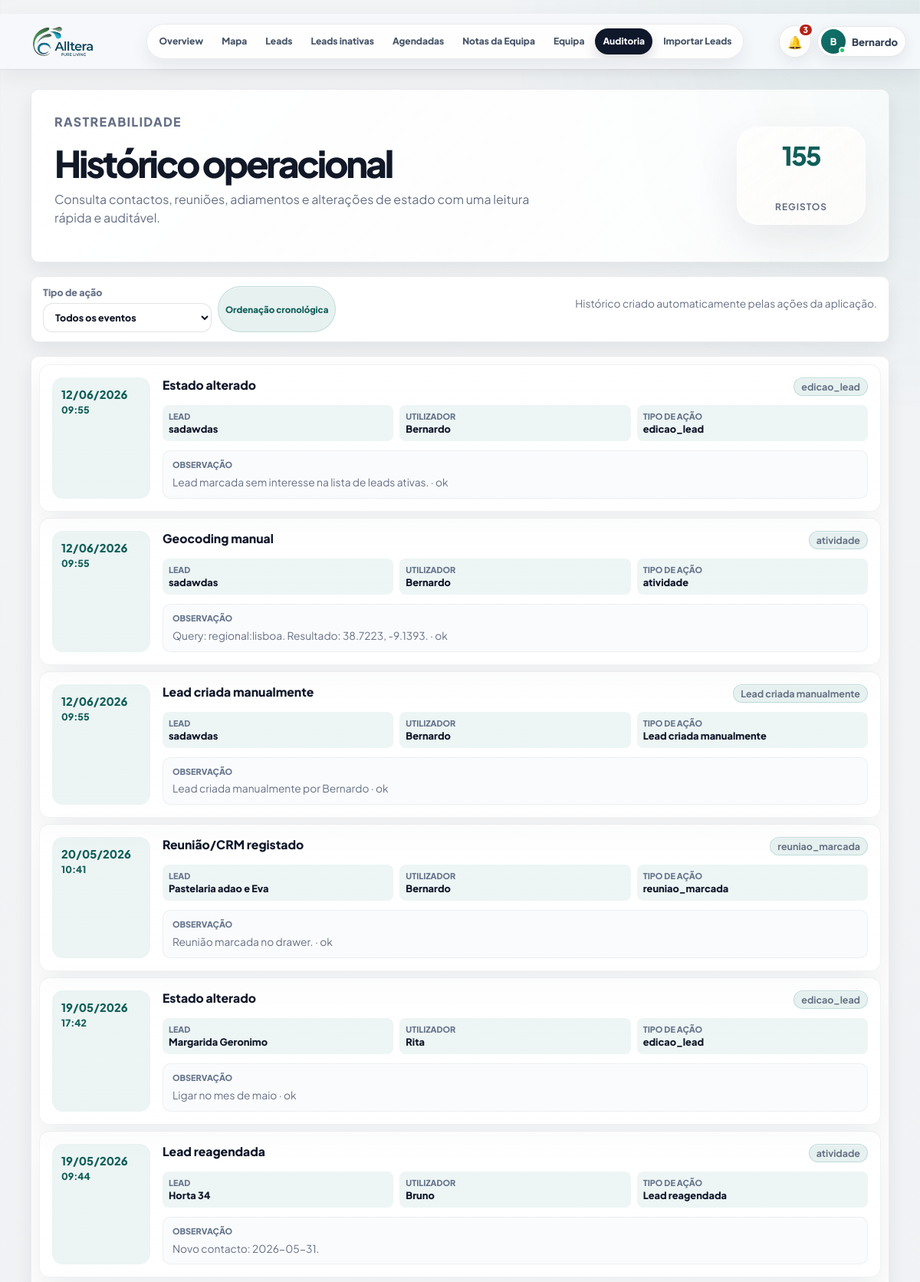
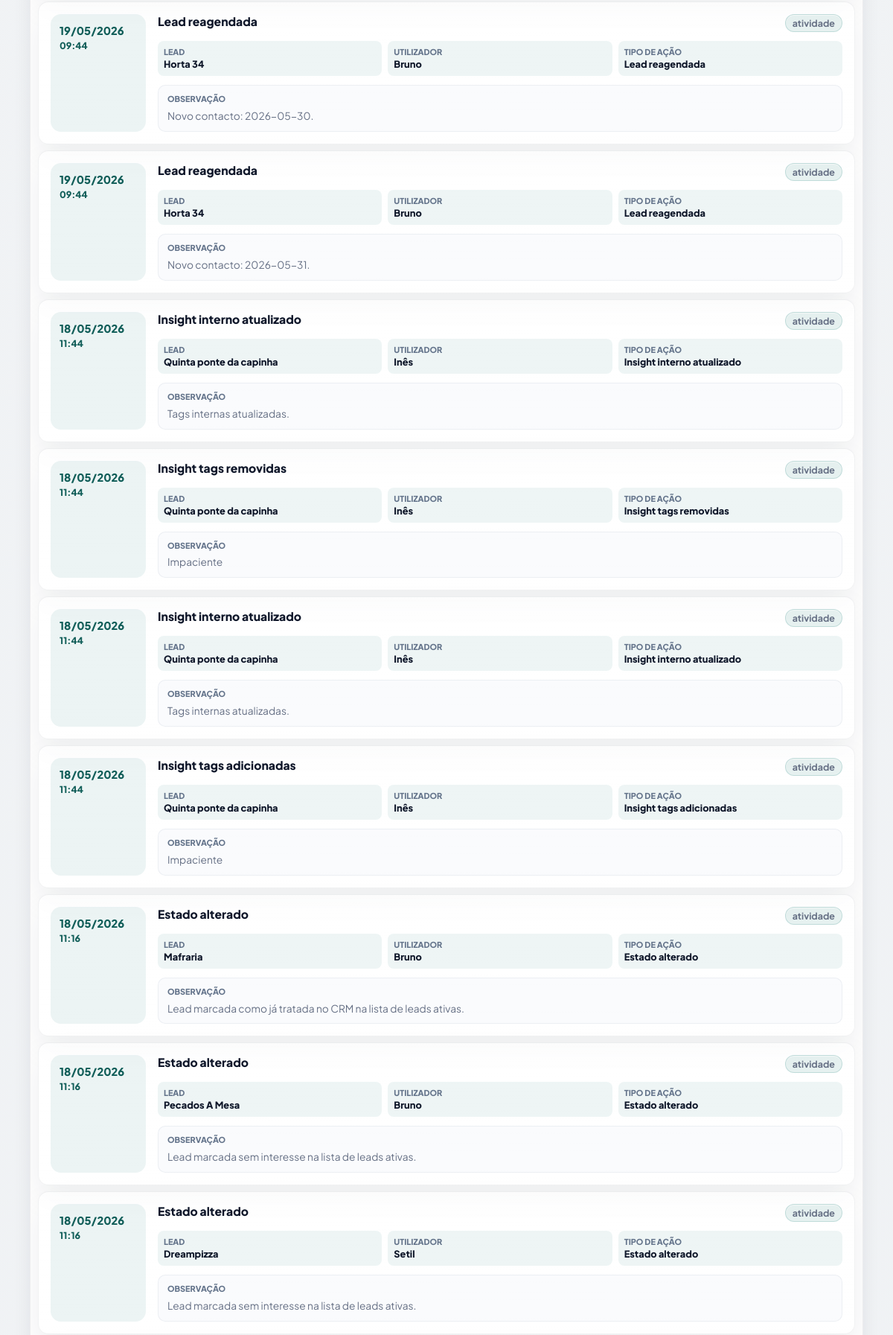
The app's page /historico (signed in, upper part) with its own data (2 pictures, top to bottom).
### PlataformaApoioDecisaoComercial/models.py (models this page shows, shortened)
class User(UserMixin, db.Model):
    __tablename__ = "users"
    id = db.Column(db.Integer, primary_key=True)
    nome = db.Column(db.String(120), nullable=False)
    email = db.Column(db.String(160), nullable=False, unique=True, index=True)
    password_hash = db.Column(db.String(255), nullable=False)
    role = db.Column(db.String(40), nullable=False, default="comercial")
    ativo = db.Column(db.Boolean, nullable=False, default=True)
    approval_status = db.Column(db.String(20), nullable=False, default="approved")
    approved_at = db.Column(db.DateTime, nullable=True)
    approved_by_id = db.Column(db.Integer, nullable=True)
    created_at = db.Column(db.DateTime, default=datetime.utcnow)
    @property
    def is_active(self):
        return bool(self.ativo)
    historico = db.relationship("HistoricoLead", back_populates="user", lazy="dynamic")
    assigned_leads = db.relationship("Lead", back_populates="assigned_to", lazy="dynamic")
    notas_equipa = db.relationship("EquipaNota", back_populates="autor", lazy="dynamic")

class HistoricoLead(db.Model):
    id = db.Column(db.Integer, primary_key=True)
    lead_id = db.Column(db.Integer, db.ForeignKey("lead.id"), nullable=False)
    user_id = db.Column(db.Integer, db.ForeignKey("users.id"), nullable=True, index=True)
    acao = db.Column(db.String(120), nullable=False)
    tipo_acao = db.Column(db.String(80), nullable=True, index=True)
    observacao = db.Column(db.Text, nullable=True)
    resultado = db.Column(db.String(120), nullable=True)
    comercial_responsavel = db.Column(db.String(80), nullable=True)
    created_at = db.Column(db.DateTime, default=datetime.utcnow)
    user = db.relationship("User", back_populates="historico")

class Lead(db.Model):
    id = db.Column(db.Integer, primary_key=True)
    nome_cliente = db.Column(db.String(180), nullable=True)
    area_negocio = db.Column(db.String(120), nullable=True)
    cidade = db.Column(db.String(80), nullable=True)
    empresa = db.Column(db.String(180), nullable=True)
    nome_empresa = db.Column(db.String(180), nullable=False)
    tipo_cliente = db.Column(db.String(80), nullable=False)
    morada = db.Column(db.String(220), nullable=True)
    codigo_postal = db.Column(db.String(20), nullable=True)
    localidade = db.Column(db.String(80), nullable=False)
    contacto = db.Column(db.String(120), nullable=True)
    telefone = db.Column(db.String(40), nullable=True)
    email = db.Column(db.String(160), nullable=True)
    categoria = db.Column(db.String(120), nullable=True)
    nif = db.Column(db.String(30), nullable=True)
    observacoes = db.Column(db.Text, nullable=True)
    observacoes_contacto = db.Column(db.Text, nullable=True)
    reuniao_info = db.Column(db.Text, nullable=True)
    classificacao_observacao = db.Column(db.String(80), nullable=True)
    motivo_classificacao = db.Column(db.Text, nullable=True)
    latitude = db.Column(db.Float, nullable=True)
    longitude = db.Column(db.Float, nullable=True)
    estado = db.Column(db.String(40), nullable=False, default="Por contactar")
    estado_lead = db.Column(db.String(40), nullable=True, default="Por contactar")
    prioridade = db.Column(db.String(20), nullable=True, default="Baixa")
    comercial_responsavel = db.Column(db.String(80), nullable=False, default="Flávia")
    data_novo_contacto = db.Column(db.Date, nullable=True)
    data_reuniao = db.Column(db.Date, nullable=True)
    hora_reuniao = db.Column(db.String(10), nullable=True)
    tags = db.Column(db.String(300), nullable=True)
    insight_tags = db.Column(db.String(400), nullable=True)
    insight_note = db.Column(db.Text, nullable=True)
    assigned_to_id = db.Column(db.Integer, db.ForeignKey("users.id"), nullable=True, index=True)
    created_at = db.Column(db.DateTime, default=datetime.utcnow)
    updated_at = db.Column(db.DateTime, default=datetime.utcnow, onupdate=datetime.utcnow)
    assigned_to = db.relationship("User", back_populates="assigned_leads")
    historico = db.relationship(
        "HistoricoLead",
        backref="lead",
        cascade="all, delete-orphan",
        order_by="desc(HistoricoLead.created_at)",
    )

### PlataformaApoioDecisaoComercial/app.py (the view)
    @app.route("/historico")
    @login_required
    def historico():
        lead_id = request.args.get("lead_id", type=int)
        query = HistoricoLead.query
        if lead_id:
            query = query.filter_by(lead_id=lead_id)
        entries = (
            query.options(joinedload(HistoricoLead.user), joinedload(HistoricoLead.lead))
            .order_by(HistoricoLead.created_at.desc())
            .limit(300)
            .all()
        )
        return render_template("historico.html", entries=entries)

### PlataformaApoioDecisaoComercial/app.py (called while the page is built)
def normalize_lookup(value):
    text = str(value or "").strip().lower()
    text = unicodedata.normalize("NFKD", text)
    return "".join(char for char in text if not unicodedata.combining(char))

def clean_text(value):
    return re.sub(r"\s+", " ", str(value or "").strip())

def parse_time_value(value):
    value = clean_text(value)
    if not value:
        return None
    match = re.fullmatch(r"([01]?\d|2[0-3]):([0-5]\d)(?::[0-5]\d)?", value)
    if not match:
        return None
    return f"{int(match.group(1)):02d}:{match.group(2)}"

def scheduled_time_label(lead):
    return parse_time_value(getattr(lead, "hora_reuniao", None)) or ""

def is_scheduled_lead(lead):
    if not lead or not lead.data_novo_contacto:
        return False
    state = normalize_legacy_state(lead.estado)
    text = normalize_lookup(" ".join([
        lead.estado or "",
        lead.classificacao_observacao or "",
        lead.observacoes or "",
        lead.observacoes_contacto or "",
        lead.motivo_classificacao or "",
    ]))
    if state in SCHEDULED_STATES:
        return True
    return any(token in text for token in [
        "voltar a ligar",
        "contactar mais tarde",
        "reagendada",
        "reagendar",
        "sem interesse para ja",
        "aguardar resposta",
        "ligar depois",
        "voltar a contactar",
    ])

def scheduled_badge_count():
    today = date.today()
    return (
        Lead.query.filter(
            Lead.data_novo_contacto.isnot(None),
            Lead.data_novo_contacto <= today,
            Lead.estado.in_(list(SCHEDULED_STATES)),
        ).count()
    )

def normalize_legacy_state(state):
    value = clean_text(state)
    mapping = {
        "Contactado": "Ligar de volta",
        "Reunião marcada": "Já tratado / no CRM",
        "ReuniÃ£o marcada": "Já tratado / no CRM",
        "Cliente existente": "Já tratado / no CRM",
        "Sem interesse definitivo": "Sem interesse",
    }
    return mapping.get(value, value)

### PlataformaApoioDecisaoComercial/templates/historico.html (shortened to what this page needs)
{% extends "base.html" %}
{% block content %}
<main class="page-shell history-page">
    <section class="panel import-hero history-hero">
        <div>
            <p class="eyebrow">Rastreabilidade</p>
            <h1>Histórico operacional</h1>
            <p>Consulta contactos, reuniões, adiamentos e alterações de estado com uma leitura rápida e auditável.</p>
        </div>
        <div class="history-hero__meta">
            <span>{{ entries|length }}</span>
            <strong>registos</strong>
        </div>
    </section>
    <section class="panel history-toolbar">
        <div>
            <label class="history-filter-label">Tipo de ação
                <select id="historyActionFilter">
                    <option value="">Todos os eventos</option>
                </select>
            </label>
            <span class="tag tag--soft">Ordenação cronológica</span>
        </div>
        <p class="hint">Histórico criado automaticamente pelas ações da aplicação.</p>
    </section>
    <section class="panel history-panel">
        <div class="history-table">
            {% for entry in entries %}
            <article class="history-entry" data-action-text="{{ (entry.tipo_acao or entry.acao)|lower }}">
                <div class="history-entry__date">
                    <strong>{{ entry.created_at.strftime("%d/%m/%Y") }}</strong>
                    <span>{{ entry.created_at.strftime("%H:%M") }}</span>
                </div>
                <div class="history-entry__body">
                    <div class="history-entry__top">
                        <strong>{{ entry.acao }}</strong>
                        <span class="tag action-badge">{{ entry.tipo_acao or "atividade" }}</span>
                    </div>
                    <dl class="history-entry__meta">
                        <div>
                            <dt>Lead</dt>
                            <dd>{{ entry.lead.nome_empresa if entry.lead else "Lead removida" }}</dd>
                        </div>
                        <div>
                            <dt>Utilizador</dt>
                            <dd>{{ entry.user.nome if entry.user else entry.comercial_responsavel or "Sem utilizador" }}</dd>
                        </div>
                        <div>
                            <dt>Tipo de ação</dt>
                            <dd>{{ entry.tipo_acao or entry.acao or "atividade" }}</dd>
                        </div>
                    </dl>
                    <p class="history-entry__observation"><strong>Observação</strong>{{ entry.observacao or "Sem observação" }}{% if entry.resultado %} · {{ entry.resultado }}{% endif %}</p>
                </div>
            </article>
            {% else %}
            <p class="empty-state">Ainda nao existem registos de historico.</p>
            {% endfor %}
        </div>
    </section>
</main>
{% endblock %}

### PlataformaApoioDecisaoComercial/templates/base.html (shortened to what this page needs)
﻿<!doctype html>
<html lang="pt">
<head>
    <link rel="stylesheet" href="https://unpkg.com/leaflet@1.9.4/dist/leaflet.css">
    <link rel="stylesheet" href="{{ url_for('static', filename='css/styles.css') }}">
</head>
<body>
    <div class="app-shell">
        <header class="topbar topbar--minimal" id="appTopbar" aria-label="Barra superior">
            <a class="topnav-brand" href="{{ url_for('admin_overview') if current_user.is_authenticated and current_user.role == 'admin' else (url_for('mapa_leads') if current_user.is_authenticated else url_for('login')) }}" aria-label="Alltera">
                <span class="topnav-brand__logo" aria-hidden="true">
                    <img src="{{ url_for('static', filename='alltera-logo.png') }}" alt="">
                </span>
            </a>
            {% if current_user.is_authenticated %}
            <nav class="topnav-pill" aria-label="Navegação principal">
                {% if current_user.role == "admin" %}
                <a href="{{ url_for('admin_overview') }}" {% if request.endpoint == 'admin_overview' %}aria-current="page"{% endif %}>Overview</a>
                <a href="{{ url_for('mapa_leads') }}" {% if request.endpoint == 'mapa_leads' %}aria-current="page"{% endif %}>Mapa</a>
                <a href="{{ url_for('todas_leads') }}" {% if request.endpoint == 'todas_leads' %}aria-current="page"{% endif %}>Leads</a>
                <a href="{{ url_for('leads_inativas') }}" {% if request.endpoint == 'leads_inativas' %}aria-current="page"{% endif %}>Leads inativas</a>
                <a href="{{ url_for('agendadas') }}" {% if request.endpoint == 'agendadas' %}aria-current="page"{% endif %}>Agendadas</a>
                <a href="{{ url_for('notas_equipa') }}" {% if request.endpoint == 'notas_equipa' %}aria-current="page"{% endif %}>Notas da Equipa</a>
                <a href="{{ url_for('admin_users') }}" {% if request.endpoint == 'admin_users' %}aria-current="page"{% endif %}>Equipa</a>
                <a href="{{ url_for('historico') }}" {% if request.endpoint == 'historico' %}aria-current="page"{% endif %}>Auditoria</a>
                <a href="{{ url_for('importar_leads') }}" {% if request.endpoint == 'importar_leads' %}aria-current="page"{% endif %}>Importar Leads</a>
                {% endif %}
            </nav>
            {% endif %}
            <div class="topbar__actions">
                {% if current_user.is_authenticated %}
                {% set display_name = current_user.nome or current_user.email %}
                {% set first_name = display_name.split()[0] %}
                <div class="notifications-menu" id="notificationsMenu">
                    <button class="notifications-trigger" id="notificationsButton" type="button" aria-haspopup="menu" aria-expanded="false" aria-controls="notificationsDropdown" title="Notificações operacionais">
                        <span aria-hidden="true">🔔</span>
                        {% if operational_notifications.count > 0 %}
                        <strong>{{ operational_notifications.count }}</strong>
                        {% endif %}
                    </button>
                </div>
                <div class="profile-menu" id="profileMenu">
                    <button class="profile-trigger" id="profileMenuButton" type="button" aria-haspopup="menu" aria-expanded="false" aria-controls="profileDropdown">
                        <span class="profile-avatar" aria-hidden="true">{{ display_name[:1]|upper }}<i></i></span>
                        <span class="profile-trigger__name">{{ first_name }}</span>
                    </button>
                </div>
                {% endif %}
            </div>
        </header>
        <div class="app-shell__content">
            {% block content %}{% endblock %}
        </div>
    </div>
    {% if current_user.is_authenticated %}
    <aside class="command-palette" id="commandPalette" aria-hidden="true">
    </aside>
    <aside class="global-lead-drawer" id="globalLeadDrawer" aria-hidden="true">
    </aside>
    {% endif %}
</body>
</html>

### records on screen
User: nome "B", nome "Bernardo"
HistoricoLead: created_at "12/06/2026", created_at "09:55", acao "Estado alterado", tipo_acao "edicao_lead", lead "sadawdas", user "Bernardo", observacao "Lead marcada sem interesse na lista de leads ativas.", resultado "ok"
HistoricoLead: created_at "12/06/2026", created_at "09:55", acao "Geocoding manual", tipo_acao "atividade", lead "sadawdas", user "Bernardo", observacao "Query: regional:lisboa. Resultado: 38.7223, -9.1393.", resultado "ok"
HistoricoLead: created_at "12/06/2026", created_at "09:55", acao "Lead criada manualmente", tipo_acao "Lead criada manualmente", lead "sadawdas", user "Bernardo", observacao "Lead criada manualmente por Bernardo", resultado "ok"
HistoricoLead: created_at "20/05/2026", created_at "10:41", acao "Reunião/CRM registado", tipo_acao "reuniao_marcada", lead "Pastelaria adao e Eva", user "Bernardo", observacao "Reunião marcada no drawer.", resultado "ok"
HistoricoLead: created_at "19/05/2026", created_at "17:42", acao "Estado alterado", tipo_acao "edicao_lead", lead "Margarida Geronimo", user "Rita", observacao "Ligar no mes de maio", resultado "ok"
HistoricoLead: created_at "19/05/2026", created_at "09:44", acao "Lead reagendada", tipo_acao "atividade", lead "Horta 34", user "Bruno", tipo_acao+acao "Lead reagendada", observacao "Novo contacto: 2026-05-31."
HistoricoLead: created_at "19/05/2026", created_at "09:44", acao "Lead reagendada", tipo_acao "atividade", lead "Horta 34", user "Bruno", tipo_acao+acao "Lead reagendada", observacao "Novo contacto: 2026-05-30."
HistoricoLead: created_at "19/05/2026", created_at "09:44", acao "Lead reagendada", tipo_acao "atividade", lead "Horta 34", user "Bruno", tipo_acao+acao "Lead reagendada", observacao "Novo contacto: 2026-05-31."
HistoricoLead: created_at "18/05/2026", created_at "11:44", acao "Insight interno atualizado", tipo_acao "atividade", lead "Quinta ponte da capinha", user "Inês", tipo_acao+acao "Insight interno atualizado", observacao "Tags internas atualizadas."
HistoricoLead: created_at "18/05/2026", created_at "11:44", acao "Insight tags removidas", tipo_acao "atividade", lead "Quinta ponte da capinha", user "Inês", tipo_acao+acao "Insight tags removidas", observacao "Impaciente"
HistoricoLead: created_at "18/05/2026", created_at "11:44", acao "Insight interno atualizado", tipo_acao "atividade", lead "Quinta ponte da capinha", user "Inês", tipo_acao+acao "Insight interno atualizado", observacao "Tags internas atualizadas."
HistoricoLead: created_at "18/05/2026", created_at "11:44", acao "Insight tags adicionadas", tipo_acao "atividade", lead "Quinta ponte da capinha", user "Inês", tipo_acao+acao "Insight tags adicionadas", observacao "Impaciente"
HistoricoLead: created_at "18/05/2026", created_at "11:16", acao "Estado alterado", tipo_acao "atividade", lead "Mafraria", user "Bruno", tipo_acao+acao "Estado alterado", observacao "Lead marcada como já tratada no CRM na lista de leads ativas."
HistoricoLead: created_at "18/05/2026", created_at "11:16", acao "Estado alterado", tipo_acao "atividade", lead "Pecados A Mesa", user "Bruno", tipo_acao+acao "Estado alterado", observacao "Lead marcada sem interesse na lista de leads ativas."
HistoricoLead: created_at "18/05/2026", created_at "11:16", acao "Estado alterado", tipo_acao "atividade", lead "Dreampizza", user "Setil", tipo_acao+acao "Estado alterado", observacao "Lead marcada sem interesse na lista de leads ativas."

### other values on screen
{{ operational_notifications.count }} "3"
{{ entries|length }} "155"
